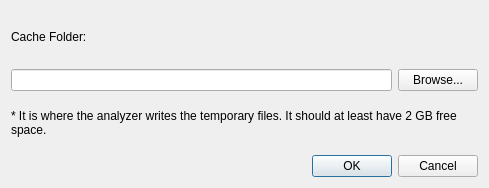
<?xml version="1.0" encoding="UTF-8"?>
<ui version="4.0">
 <class>PreferenceDialog</class>
 <widget class="QDialog" name="PreferenceDialog">
  <property name="windowModality">
   <enum>Qt::ApplicationModal</enum>
  </property>
  <property name="geometry">
   <rect>
    <x>0</x>
    <y>0</y>
    <width>489</width>
    <height>188</height>
   </rect>
  </property>
  <property name="windowTitle">
   <string>Preferences</string>
  </property>
  <layout class="QVBoxLayout" name="verticalLayout_2">
   <item>
    <layout class="QVBoxLayout" name="verticalLayout">
     <item>
      <widget class="QLabel" name="label">
       <property name="text">
        <string>Cache Folder:</string>
       </property>
       <property name="wordWrap">
        <bool>true</bool>
       </property>
      </widget>
     </item>
     <item>
      <layout class="QHBoxLayout" name="horizontalLayout">
       <item>
        <widget class="QLineEdit" name="cacheFolderEdit"/>
       </item>
       <item>
        <widget class="QPushButton" name="cacheFolderBrowseBtn">
         <property name="text">
          <string>Browse...</string>
         </property>
        </widget>
       </item>
      </layout>
     </item>
     <item>
      <widget class="QLabel" name="label_2">
       <property name="text">
        <string>* It is where the analyzer writes the temporary files. It should at least have 2 GB free space.</string>
       </property>
       <property name="wordWrap">
        <bool>true</bool>
       </property>
      </widget>
     </item>
    </layout>
   </item>
   <item>
    <widget class="QDialogButtonBox" name="buttonBox">
     <property name="orientation">
      <enum>Qt::Horizontal</enum>
     </property>
     <property name="standardButtons">
      <set>QDialogButtonBox::Cancel|QDialogButtonBox::Ok</set>
     </property>
    </widget>
   </item>
  </layout>
 </widget>
 <resources/>
 <connections/>
</ui>
